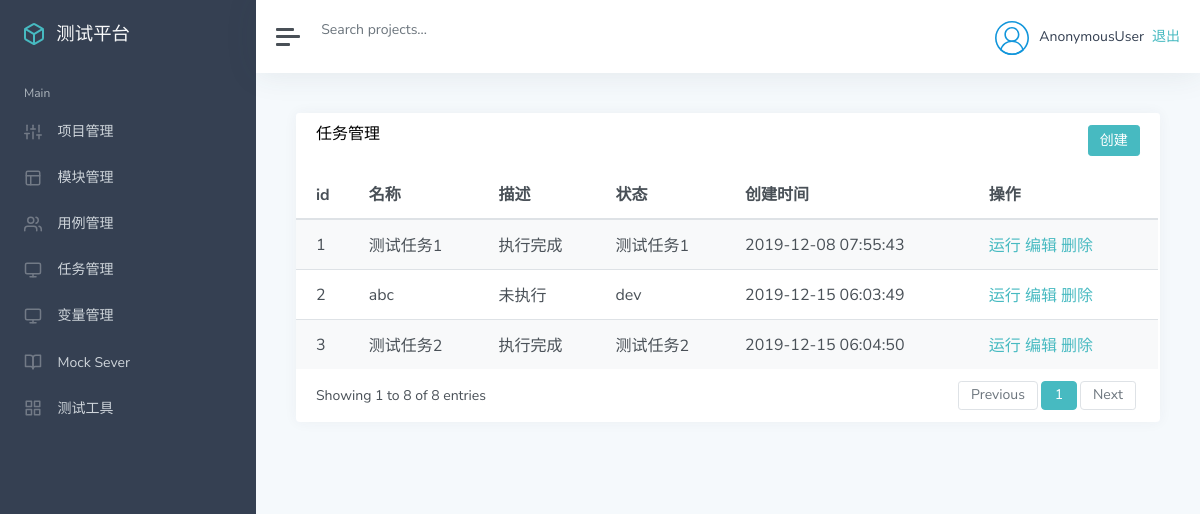
Before: /task/ with the older database file.
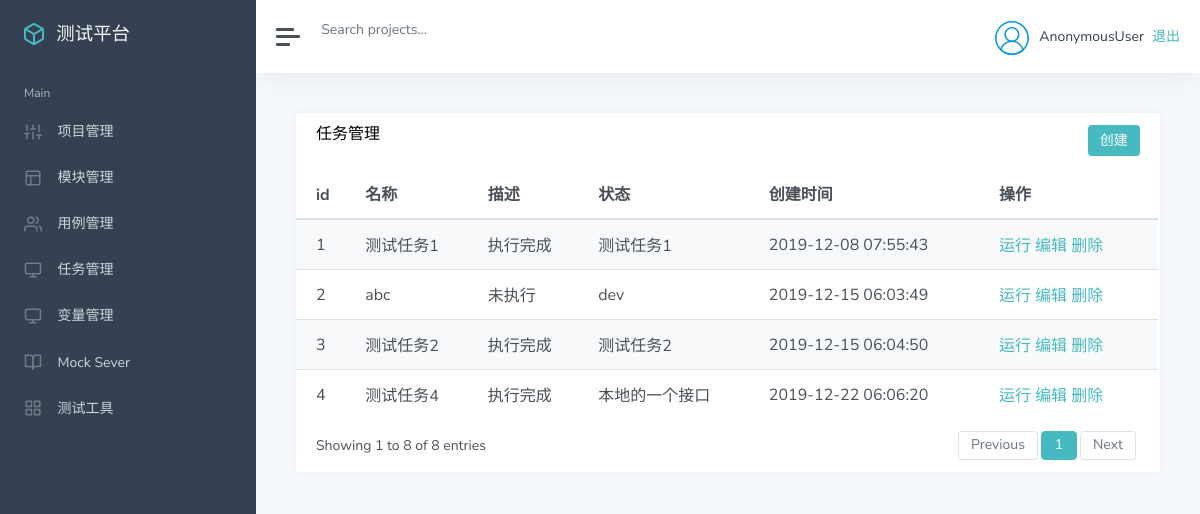
After: the same page with the newer database file.
### app_task/models.py (models this page shows, shortened)
class TestTask(models.Model):
    name = models.CharField("名称", max_length=100, blank=False, default="")
    describe = models.TextField("描述", default="")
    status = models.IntegerField("状态", default=0)  # 0:未执行、1:执行中、2:执行完成
    cases = models.TextField("关联用例", default="")
    create_time = models.DateTimeField("创建时间", auto_now_add=True)

### app_task/views.py (the view)
# urls.py: path('', views.task_list),
def task_list(request):
    test_task = TestTask.objects.all()
    return render(request, "task/list.html",{
        "tasks": test_task
    })

### templates/task/list.html (shortened to what this page needs)
{% extends "manage.html" %}
{% block manage %}
<div class="card flex-fill">
    <div class="card-header">
        <h5 class="card-title mb-0" style="float:left">任务管理</h5>
        <button onclick="add_task()" type="button" class="btn btn-primary" style="float:right">创建</button>
    </div>
    <div id="datatables-dashboard-traffic_wrapper" class="dataTables_wrapper dt-bootstrap4 no-footer">
        <div class="row">
            <div class="col-sm-12">
                <table id="datatables-dashboard-traffic" class="table table-striped my-0 dataTable no-footer"
                    role="grid" aria-describedby="datatables-dashboard-traffic_info">
                    <thead>
                        <tr role="row">
                            <th>id</th>
                            <th>名称</th>
                            <th>描述</th>
                            <th>状态</th>
                            <th>创建时间</th>
                            <th>操作</th>
                        </tr>
                    </thead>
                    <tbody>
                        {% for t in tasks %}
                        <tr role="row" class="odd">
                            <td>{{ t.id }}</td>
                            <td>{{ t.name }}</td>
                            {% if t.status == 0 %}
                                <td>未执行</td>
                            {% endif %}
                            {% if t.status == 2 %}
                                <td>执行完成</td>
                            {% endif %}
                            <td>{{ t.describe }}</td>
                            <td>{{ t.create_time |date:"Y-m-d H:i:s"}}</td>
                            <td>
                                <a href="/task/run_task/{{t.id}}/">运行</a>
                                <a href="/task/edit/{{t.id}}/">编辑</a>
                                <a href="/task/delete/{{t.id}}/">删除</a>
                            </td>
                        </tr>
                        {% endfor %}
                    </tbody>
                </table>
            </div>
        </div>
        <div class="row">
            <div class="col-sm-12 col-md-5">
                <div class="dataTables_info" id="datatables-dashboard-traffic_info" role="status" aria-live="polite">
                    Showing 1 to 8 of 8 entries
                </div>
            </div>
            <div class="col-sm-12 col-md-7">
                <div class="dataTables_paginate paging_simple_numbers" id="datatables-dashboard-traffic_paginate">
                    <ul class="pagination">
                        <li class="paginate_button page-item previous disabled"
                            id="datatables-dashboard-traffic_previous">
                            <a href="#" aria-controls="datatables-dashboard-traffic" data-dt-idx="0" tabindex="0"
                                class="page-link">Previous</a>
                        </li>
                        <li class="paginate_button page-item active">
                            <a href="#" aria-controls="datatables-dashboard-traffic" data-dt-idx="1" tabindex="0"
                                class="page-link">1</a>
                        </li>
                        <li class="paginate_button page-item next disabled" id="datatables-dashboard-traffic_next">
                            <a href="#" aria-controls="datatables-dashboard-traffic" data-dt-idx="2" tabindex="0"
                                class="page-link">Next</a>
                        </li>
                    </ul>
                </div>
            </div>
        </div>
    </div>
</div>
{% endblock %}

Changed rows visible on the page:
added TestTask: id "4", name "测试任务4", status "执行完成", describe "本地的一个接口", create_time "2019-12-22 06:06:20"
